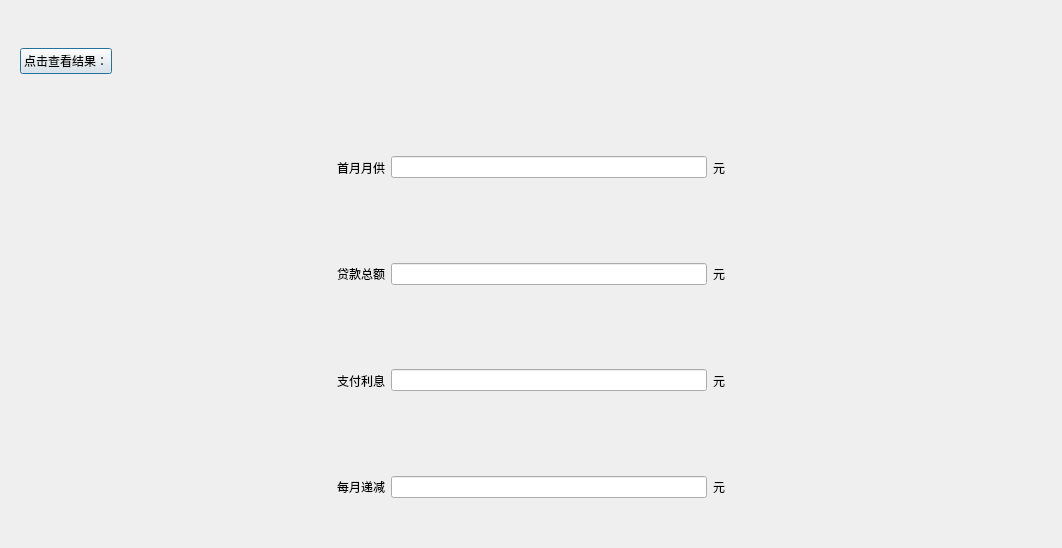
<?xml version="1.0" encoding="UTF-8"?>
<ui version="4.0">
 <class>mon1</class>
 <widget class="QDialog" name="mon1">
  <property name="geometry">
   <rect>
    <x>0</x>
    <y>0</y>
    <width>1062</width>
    <height>548</height>
   </rect>
  </property>
  <property name="windowTitle">
   <string>Dialog</string>
  </property>
  <layout class="QVBoxLayout" name="verticalLayout">
   <item>
    <widget class="QWidget" name="widget_2" native="true">
     <layout class="QHBoxLayout" name="horizontalLayout_2">
      <item>
       <widget class="QPushButton" name="pushButton">
        <property name="text">
         <string>点击查看结果：</string>
        </property>
       </widget>
      </item>
      <item>
       <spacer name="horizontalSpacer_3">
        <property name="orientation">
         <enum>Qt::Horizontal</enum>
        </property>
        <property name="sizeHint" stdset="0">
         <size>
          <width>894</width>
          <height>20</height>
         </size>
        </property>
       </spacer>
      </item>
     </layout>
    </widget>
   </item>
   <item>
    <widget class="QWidget" name="widget" native="true">
     <layout class="QHBoxLayout" name="horizontalLayout">
      <item>
       <spacer name="horizontalSpacer">
        <property name="orientation">
         <enum>Qt::Horizontal</enum>
        </property>
        <property name="sizeHint" stdset="0">
         <size>
          <width>40</width>
          <height>20</height>
         </size>
        </property>
       </spacer>
      </item>
      <item>
       <widget class="QLabel" name="label">
        <property name="text">
         <string>首月月供</string>
        </property>
       </widget>
      </item>
      <item>
       <widget class="QLineEdit" name="lineEdit_1"/>
      </item>
      <item>
       <widget class="QLabel" name="label_7">
        <property name="text">
         <string>元</string>
        </property>
       </widget>
      </item>
      <item>
       <spacer name="horizontalSpacer_2">
        <property name="orientation">
         <enum>Qt::Horizontal</enum>
        </property>
        <property name="sizeHint" stdset="0">
         <size>
          <width>40</width>
          <height>20</height>
         </size>
        </property>
       </spacer>
      </item>
     </layout>
    </widget>
   </item>
   <item>
    <widget class="QWidget" name="widget_3" native="true">
     <layout class="QHBoxLayout" name="horizontalLayout_3">
      <item>
       <spacer name="horizontalSpacer_5">
        <property name="orientation">
         <enum>Qt::Horizontal</enum>
        </property>
        <property name="sizeHint" stdset="0">
         <size>
          <width>40</width>
          <height>20</height>
         </size>
        </property>
       </spacer>
      </item>
      <item>
       <widget class="QLabel" name="label_3">
        <property name="text">
         <string>贷款总额</string>
        </property>
       </widget>
      </item>
      <item>
       <widget class="QLineEdit" name="lineEdit_2"/>
      </item>
      <item>
       <widget class="QLabel" name="label_8">
        <property name="text">
         <string>元</string>
        </property>
       </widget>
      </item>
      <item>
       <spacer name="horizontalSpacer_6">
        <property name="orientation">
         <enum>Qt::Horizontal</enum>
        </property>
        <property name="sizeHint" stdset="0">
         <size>
          <width>40</width>
          <height>20</height>
         </size>
        </property>
       </spacer>
      </item>
     </layout>
    </widget>
   </item>
   <item>
    <widget class="QWidget" name="widget_4" native="true">
     <layout class="QHBoxLayout" name="horizontalLayout_4">
      <item>
       <spacer name="horizontalSpacer_7">
        <property name="orientation">
         <enum>Qt::Horizontal</enum>
        </property>
        <property name="sizeHint" stdset="0">
         <size>
          <width>40</width>
          <height>20</height>
         </size>
        </property>
       </spacer>
      </item>
      <item>
       <widget class="QLabel" name="label_4">
        <property name="text">
         <string>支付利息</string>
        </property>
       </widget>
      </item>
      <item>
       <widget class="QLineEdit" name="lineEdit_3"/>
      </item>
      <item>
       <widget class="QLabel" name="label_10">
        <property name="text">
         <string>元</string>
        </property>
       </widget>
      </item>
      <item>
       <spacer name="horizontalSpacer_8">
        <property name="orientation">
         <enum>Qt::Horizontal</enum>
        </property>
        <property name="sizeHint" stdset="0">
         <size>
          <width>40</width>
          <height>20</height>
         </size>
        </property>
       </spacer>
      </item>
     </layout>
    </widget>
   </item>
   <item>
    <widget class="QWidget" name="widget_5" native="true">
     <layout class="QHBoxLayout" name="horizontalLayout_5">
      <item>
       <spacer name="horizontalSpacer_9">
        <property name="orientation">
         <enum>Qt::Horizontal</enum>
        </property>
        <property name="sizeHint" stdset="0">
         <size>
          <width>40</width>
          <height>20</height>
         </size>
        </property>
       </spacer>
      </item>
      <item>
       <widget class="QLabel" name="label_5">
        <property name="text">
         <string>每月递减</string>
        </property>
       </widget>
      </item>
      <item>
       <widget class="QLineEdit" name="lineEdit_4"/>
      </item>
      <item>
       <widget class="QLabel" name="label_11">
        <property name="text">
         <string>元</string>
        </property>
       </widget>
      </item>
      <item>
       <spacer name="horizontalSpacer_10">
        <property name="orientation">
         <enum>Qt::Horizontal</enum>
        </property>
        <property name="sizeHint" stdset="0">
         <size>
          <width>40</width>
          <height>20</height>
         </size>
        </property>
       </spacer>
      </item>
     </layout>
    </widget>
   </item>
  </layout>
 </widget>
 <resources/>
 <connections/>
</ui>
